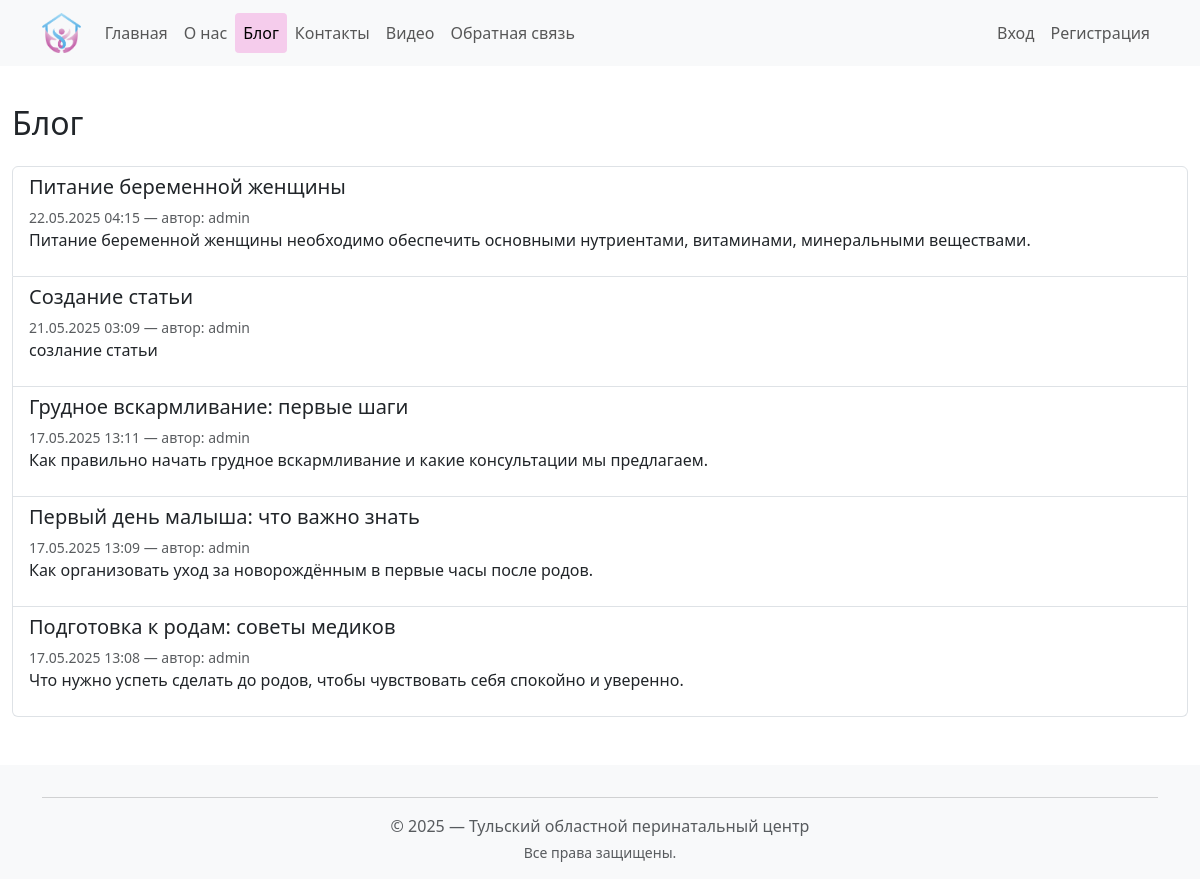
Screenshot of /blog/ with the database file from the repository.
### app/models.py (models this page shows, shortened)
class Blog(models.Model):
    title   = models.CharField('Заголовок', max_length=200)
    summary = models.TextField('Краткое содержание', max_length=500)
    image   = models.ImageField(
        'Изображение',
        upload_to='blog_images/',
        blank=True,
        null=True
    )
    content = models.TextField('Полное содержание')
    posted  = models.DateTimeField('Опубликована', default=datetime.now, db_index=True)
    author  = models.ForeignKey(
        User,
        null=True,
        blank=True,
        on_delete=models.SET_NULL,
        verbose_name="Автор"
    )
    def get_absolute_url(self):
        return reverse('app:blog_detail', args=[str(self.id)])
    class Meta:
        verbose_name = 'Статья блога'
        verbose_name_plural = 'Статьи блога'
        ordering = ['-posted']

### app/views.py (the view)
# urls.py: path('blog/',          views.blog_list,    name='blog_list'),
def blog_list(request):
    posts = Blog.objects.all()
    return render(request, 'app/blog_list.html', {
        'title': 'Блог',
        'posts': posts,
        'year':  datetime.now().year,
    })

### app/templates/app/blog_list.html (shortened to what this page needs)
﻿{% extends 'app/layout.html' %}
{% load static %}
{% block content %}
<div class="d-flex justify-content-between align-items-center mb-3">
    <h2>Блог</h2>
</div>
<div class="list-group">
    {% for post in posts %}
    <a class="list-group-item list-group-item-action" href="{{ post.get_absolute_url }}">
        <h5>{{ post.title }}</h5>
        <small class="text-muted">
            {{ post.posted|date:"d.m.Y H:i" }}
            {% if post.author %}
            — автор: {{ post.author.username }}
            {% endif %}
        </small>
        <p>{{ post.summary }}</p>
    </a>
    {% empty %}
    <p>Статей пока нет.</p>
    {% endfor %}
</div>
{% endblock %}

### app/templates/app/layout.html (shortened to what this page needs)
﻿{% load static %}
<!DOCTYPE html>
<html lang="ru">
<head>
    <link href="https://cdn.jsdelivr.net/npm/bootstrap@5.3.0/dist/css/bootstrap.min.css"
          rel="stylesheet">
    <link rel="stylesheet" href="{% static 'app/content/site.css' %}">
</head>
<body>
    <nav class="navbar navbar-expand-lg navbar-light bg-light fixed-top">
        <div class="container">
            <a class="navbar-brand" href="{% url 'app:index' %}">
                <img src="{% static 'app/content/logo.png' %}" height="40" alt="Логотип">
            </a>
            <div class="collapse navbar-collapse" id="nav">
                <ul class="navbar-nav me-auto">
                    <li class="nav-item">
                        <a class="nav-link {% if request.resolver_match.url_name == 'index' %}active{% endif %}"
                           href="{% url 'app:index' %}">Главная</a>
                    </li>
                    <li class="nav-item">
                        <a class="nav-link {% if request.resolver_match.url_name == 'about' %}active{% endif %}"
                           href="{% url 'app:about' %}">О нас</a>
                    </li>
                    <li class="nav-item">
                        <a class="nav-link
               {% if request.resolver_match.url_name == 'blog_list' or request.resolver_match.url_name == 'blog_detail' %}
                 active
               {% endif %}"
                           href="{% url 'app:blog_list' %}">Блог</a>
                    </li>
                    <li class="nav-item">
                        <a class="nav-link {% if request.resolver_match.url_name == 'contact' %}active{% endif %}"
                           href="{% url 'app:contact' %}">Контакты</a>
                    </li>
                    <li class="nav-item">
                        <a class="nav-link {% if request.resolver_match.url_name == 'video_list' %}active{% endif %}"
                           href="{% url 'app:video_list' %}">Видео</a>
                    </li>
                    <li class="nav-item">
                        <a class="nav-link {% if request.resolver_match.url_name == 'feedback' %}active{% endif %}"
                           href="{% url 'app:feedback' %}">Обратная связь</a>
                    </li>
                </ul>
                {% if user.is_authenticated %}
                <span class="navbar-text me-3">
                    Добро пожаловать, {{ user.username }}!
                </span>
                <form method="post" action="{% url 'app:logout' %}" style="display:inline;">
                    {% csrf_token %}
                    <button type="submit" class="btn btn-link nav-link px-2">Выйти</button>
                </form>
                {% else %}
                <ul class="navbar-nav">
                    <li class="nav-item"><a class="nav-link" href="{% url 'app:login' %}">Вход</a></li>
                    <li class="nav-item"><a class="nav-link" href="{% url 'app:registration' %}">Регистрация</a></li>
                </ul>
                {% endif %}
            </div>
        </div>
    </nav>
    <div class="container-fluid" style="padding-top:80px;">
        {% block content %}{% endblock %}
    </div>
    <footer class="bg-light text-center text-muted py-3 mt-5">
        <div class="container">
            <hr>
            <p class="mb-1">© {{ year }} — Тульский областной перинатальный центр</p>
            <p class="small mb-0">Все права защищены.</p>
        </div>
    </footer>
</body>
</html>

### app/static/app/content/site.css (style rules this page uses)
.nav-link { transition: background-color 0.3s ease; }

### rows the page displays
Blog: title "Питание беременной женщины", posted "22.05.2025 04:15", author.username "admin", summary "Питание беременной женщины необходимо обеспечить основными нутриентами, витаминами, минеральными веществами."
Blog: title "Создание статьи", posted "21.05.2025 03:09", author.username "admin", summary "созлание статьи"
Blog: title "Грудное вскармливание: первые шаги", posted "17.05.2025 13:11", author.username "admin", summary "Как правильно начать грудное вскармливание и какие консультации мы предлагаем."
Blog: title "Первый день малыша: что важно знать", posted "17.05.2025 13:09", author.username "admin", summary "Как организовать уход за новорождённым в первые часы после родов."
Blog: title "Подготовка к родам: советы медиков", posted "17.05.2025 13:08", author.username "admin", summary "Что нужно успеть сделать до родов, чтобы чувствовать себя спокойно и уверенно."
